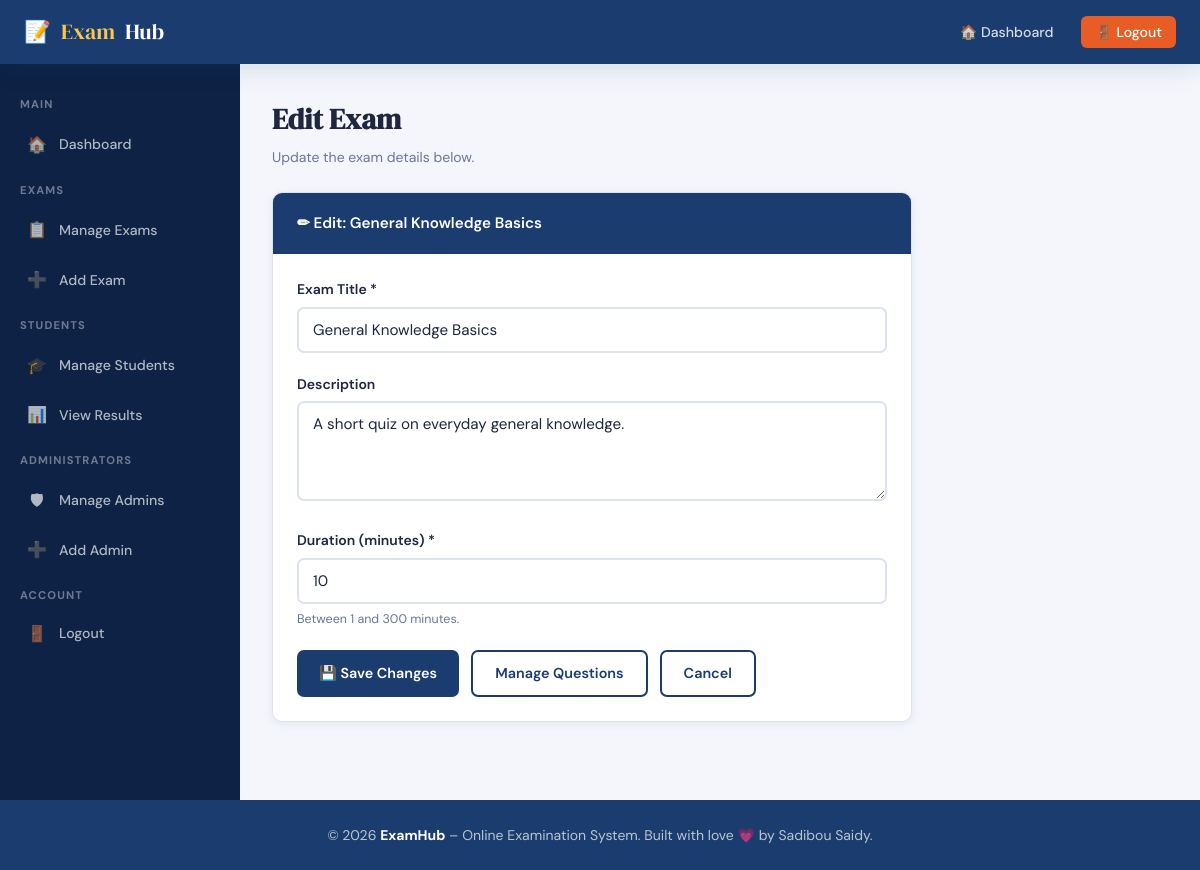
The page /admin/edit_exam.php?id=1 (signed in) on the database its author committed.
### tables this page shows
CREATE TABLE IF NOT EXISTS exams (
    exam_id     INT UNSIGNED AUTO_INCREMENT PRIMARY KEY,
    title       VARCHAR(200) NOT NULL,
    description TEXT,
    duration    SMALLINT UNSIGNED NOT NULL DEFAULT 30,
    created_at  TIMESTAMP DEFAULT CURRENT_TIMESTAMP,
    INDEX idx_exams_created (created_at)
);

### app/Controllers/Admin/ExamController.php (called while the page is built, shortened)
<?php
final class ExamController
{
    public function edit(): void
    {
        $exam = $this->requireExam();
        $this->renderForm($exam);
    }
    private function requireExam(): array
    {
        $examId = Request::id('id') ?: Request::id('exam_id');
        $exam   = $examId > 0 ? $this->exams->find($examId) : null;
        return $exam;
    }
    private function renderForm(?array $exam, array $errors = [], array $old = []): void
    {
        View::render('admin/exam_form', [
            'pageTitle'   => $exam === null ? 'Add New Exam' : 'Edit Exam',
            'role'        => 'admin',
            'exam'        => $exam,
            'errors'      => $errors,
            'old'         => $old,
            'maxDuration' => (int) Config::get('exam.max_duration', 300),
        ], 'layouts/admin');
    }
}

### admin/edit_exam.php (called while the page is built, shortened)
<?php
$controller = new ExamController();
Request::isPost() ? $controller->update() : $controller->edit();

### app/Core/Config.php (called while the page is built, shortened)
<?php
final class Config
{
    private static array $items = [];
    public static function set(array $items): void
    {
        self::$items = $items;
    }
    public static function get(string $key, mixed $default = null): mixed
    {
        $value = self::$items;
        foreach (explode('.', $key) as $segment) {
            $value = $value[$segment];
        }
        return $value;
    }
}

### app/Core/Database.php (called while the page is built, shortened)
<?php
final class Database
{
    private static ?PDO $pdo = null;
    public static function connection(): PDO
    {
        $dsn = sprintf(
            'mysql:host=%s;port=%d;dbname=%s;charset=%s',
            Config::get('db.host'),
            Config::get('db.port'),
            Config::get('db.name'),
            Config::get('db.charset')
        );
        try {
            self::$pdo = new PDO(
                $dsn,
                (string) Config::get('db.user'),
                (string) Config::get('db.password'),
                [
                    PDO::ATTR_ERRMODE            => PDO::ERRMODE_EXCEPTION,
                    PDO::ATTR_DEFAULT_FETCH_MODE => PDO::FETCH_ASSOC,
                    PDO::ATTR_EMULATE_PREPARES   => false,
                ]
            );
        } catch (PDOException $e) {
            throw new RuntimeException('Database connection failed.', 0, $e);
        }
        return self::$pdo;
    }
    public static function run(string $sql, array $params = []): PDOStatement
    {
        $statement = self::connection()->prepare($sql);
        $statement->execute($params);
        return $statement;
    }
    public static function fetch(string $sql, array $params = []): ?array
    {
        $row = self::run($sql, $params)->fetch();
        return $row === false ? null : $row;
    }
}

### app/Repositories/ExamRepository.php (called while the page is built, shortened)
<?php
final class ExamRepository
{
    public function find(int $examId): ?array
    {
        return Database::fetch(
            'SELECT exam_id, title, description, duration, created_at FROM exams WHERE exam_id = ?',
            [$examId]
        );
    }
}

### app/Helpers/functions.php (called while the page is built, shortened)
<?php
if (!function_exists('e')) {
    function e(mixed $value): string
    {
        return htmlspecialchars((string) $value, ENT_QUOTES | ENT_SUBSTITUTE, 'UTF-8');
    }
}
if (!function_exists('url')) {
    function url(string $path = '/'): string
    {
        return Url::to($path);
    }
}

### app/Core/Url.php (called while the page is built, shortened)
<?php
final class Url
{
    private static ?string $basePath = null;
    public static function to(string $path = '/'): string
    {
        $path = '/' . ltrim($path, '/');
        $configured = (string) Config::get('app.url', '');
        $base = self::basePath();
        return $base === '' ? $path : $base . $path;
    }
    public static function basePath(): string
    {
        if (self::$basePath !== null) {
            return self::$basePath;
        }
        $scriptName = str_replace(DIRECTORY_SEPARATOR, '/', (string) ($_SERVER['SCRIPT_NAME'] ?? ''));
        $scriptFile = str_replace(DIRECTORY_SEPARATOR, '/', (string) ($_SERVER['SCRIPT_FILENAME'] ?? ''));
        $root       = str_replace(DIRECTORY_SEPARATOR, '/', (string) Config::get('paths.root', ''));
        $scriptDirUrl = rtrim(dirname($scriptName), '/');
        $scriptDirFs  = rtrim(dirname($scriptFile), '/');
        $depth = 0;
        if ($root !== '' && str_starts_with($scriptDirFs . '/', $root . '/')) {
            $relative = trim(substr($scriptDirFs, strlen($root)), '/');
            $depth    = $relative === '' ? 0 : count(explode('/', $relative));
        }
        $segments = array_values(array_filter(explode('/', $scriptDirUrl), static function ($s) {
            return $s !== '';
        }));
        if ($depth > 0) {
            $segments = array_slice($segments, 0, max(0, count($segments) - $depth));
        }
        self::$basePath = $segments === [] ? '' : '/' . implode('/', $segments);
        return self::$basePath;
    }
}

### app/Views/admin/exam_form.php (the view, shortened to what this page needs)
<?php
$isEdit = $exam !== null;
$value  = static fn (string $key, mixed $fallback = '') => (string) ($old[$key] ?? ($isEdit ? $exam[$key] : $fallback));
?>
<div class="page-heading">
  <h2><?= $isEdit ? 'Edit Exam' : 'Add New Exam' ?></h2>
  <p class="text-muted">
    <?= $isEdit ? 'Update the exam details below.' : 'Fill in the details below to create a new examination.' ?>
  </p>
</div>
<div class="card card-narrow">
  <div class="card-header">
    <?= $isEdit ? '&#9999; Edit: ' . e($exam['title']) : '&#128203; Exam Details' ?>
  </div>
  <div class="card-body">
    <form method="POST" novalidate>
      <div class="form-group">
        <label for="title">Exam Title *</label>
        <input type="text" id="title" name="title" class="form-control"
               placeholder="e.g. Introduction to Python" value="<?= e($value('title')) ?>" required>
      </div>
      <div class="form-group">
        <label for="description">Description</label>
        <textarea id="description" name="description" class="form-control"
                  placeholder="Brief description of this exam (optional)"><?= e($value('description')) ?></textarea>
      </div>
      <div class="form-group">
        <label for="duration">Duration (minutes) *</label>
        <input type="number" id="duration" name="duration" class="form-control"
               min="1" max="<?= (int) $maxDuration ?>" placeholder="30"
               value="<?= e($value('duration', '30')) ?>" required>
        <small class="form-hint">Between 1 and <?= (int) $maxDuration ?> minutes.</small>
      </div>
      <div class="form-actions">
        <button type="submit" class="btn btn-primary">
          <?= $isEdit ? '&#128190; Save Changes' : '&#128190; Save &amp; Add Questions &rarr;' ?>
        </button>
        <?php if ($isEdit): ?>
          <a href="<?= e(url('/admin/questions.php?exam_id=' . (int) $exam['exam_id'])) ?>"
             class="btn btn-outline">Manage Questions</a>
        <?php endif; ?>
        <a href="<?= e(url('/admin/exams.php')) ?>" class="btn btn-outline">Cancel</a>
      </div>
    </form>
  </div>
</div>

### public/assets/css/style.css (style rules this page uses)
:root { --clr-primary: #1a3c6e; --clr-accent: #e85d26; --clr-success: #2d9c4b; --clr-danger: #c0392b; --clr-warning: #e67e22; --clr-bg: #f4f6fb; --clr-card: #ffffff; --clr-border: #dde2ef; --clr-text: #1e2640; --clr-muted: #6b7698; --radius: 10px; --shadow-sm: 0 2px 8px rgba(26,60,110,.08); --shadow-md: 0 6px 24px rgba(26,60,110,.12); --shadow-lg: 0 16px 48px rgba(26,60,110,.18); --transition: .22s cubic-bezier(.4,0,.2,1); --font-display: 'DM Serif Display', serif; --font-body: 'DM Sans', sans-serif; }
*, *::before, *::after { box-sizing: border-box; margin: 0; padding: 0; }
html { scroll-behavior: smooth; }
body { font-family: var(--font-body); background: var(--clr-bg); color: var(--clr-text); min-height: 100vh; line-height: 1.6; }
a { color: var(--clr-primary); text-decoration: none; transition: color var(--transition); }
.text-muted { color: var(--clr-muted); font-size: .875rem; }
.card { background: var(--clr-card); border-radius: var(--radius); box-shadow: var(--shadow-sm); border: 1px solid var(--clr-border); overflow: hidden; }
.card-header { background: var(--clr-primary); color: #fff; padding: 18px 24px; font-weight: 600; font-size: .95rem; display: flex; align-items: center; gap: 10px; }
.card-body { padding: 24px; }
.btn { display: inline-flex; align-items: center; gap: 7px; padding: 10px 22px; border-radius: 7px; font-family: var(--font-body); font-size: .9rem; font-weight: 600; border: none; cursor: pointer; transition: background var(--transition), transform var(--transition), box-shadow var(--transition); text-decoration: none; }
.btn-primary { background: var(--clr-primary); color: #fff; }
.btn-outline { background: transparent; color: var(--clr-primary); border: 2px solid var(--clr-primary); }
.form-group { margin-bottom: 1.25rem; }
.form-group label { display: block; font-weight: 600; font-size: .875rem; margin-bottom: .4rem; color: var(--clr-text); }
.form-control { width: 100%; padding: 11px 14px; border: 2px solid var(--clr-border); border-radius: 7px; font-family: var(--font-body); font-size: .95rem; color: var(--clr-text); background: #fff; transition: border-color var(--transition), box-shadow var(--transition); outline: none; }
textarea.form-control { resize: vertical; min-height: 100px; }
.sidebar-menu .menu-icon { font-size: 1rem; width: 20px; text-align: center; }
.page-heading { margin-bottom: 24px; }
.page-heading h2 { font-family: var(--font-display); font-size: 1.8rem; margin-bottom: 4px; }
.form-actions { display: flex; gap: 12px; flex-wrap: wrap; }
.card-narrow { max-width: 640px; }
.form-hint { display: block; margin-top: 6px; font-size: .78rem; color: var(--clr-muted); }

### rows shown on the page
exams: title "General Knowledge Basics", description "A short quiz on everyday general knowledge.", duration "10"

### other values the page prints
$label "🚪 Logout 🚪 Logout"
$heading "MAIN"
$icon "🏠"
$label "Dashboard"
$heading "EXAMS"
$icon "📋"
$label "Manage Exams"
$icon "➕"
$label "Add Exam"
$heading "STUDENTS"
$icon "🎓"
$label "Manage Students"
$icon "📊"
$label "View Results"
$heading "ADMINISTRATORS"
